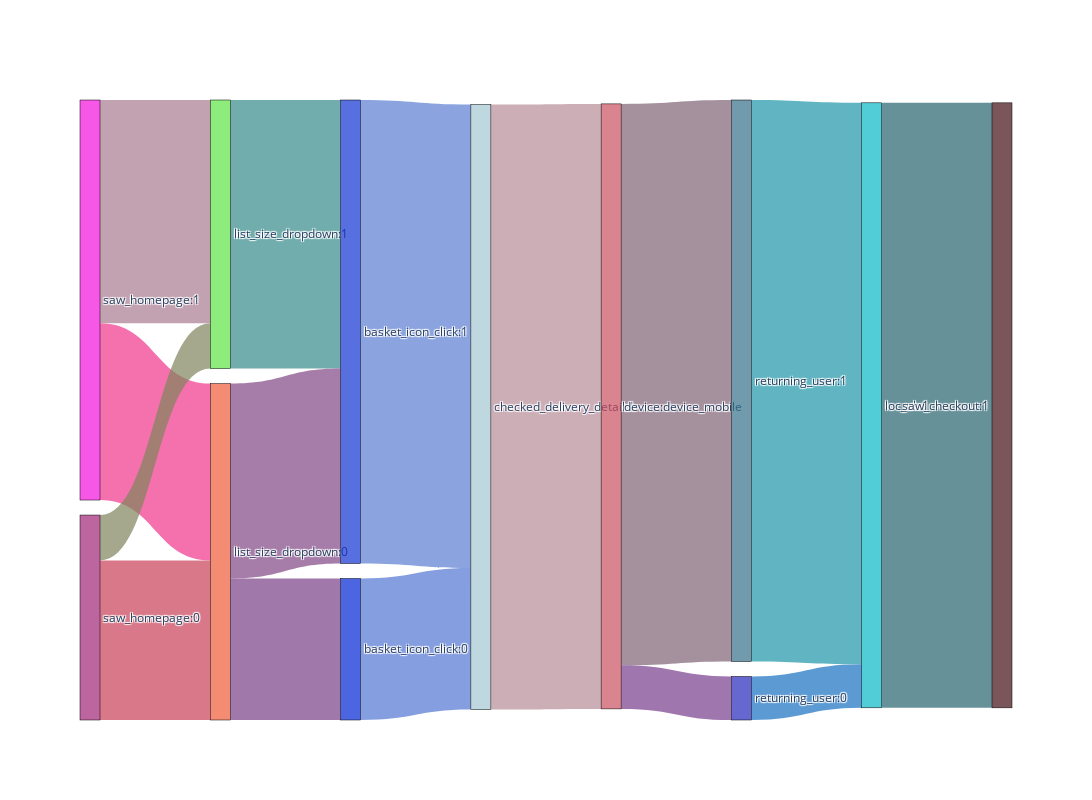

Notebook code for this chart:
### Code cell
plot = ParcatsSankeyPlot(top_10_actions_order_merged[columns_of_interest], columns_of_interest, chart='Sankey', w=1500)
fig = plot.create_plot()
fig.show()

### Figure 1 — Plotly figure (JSON) as saved in the notebook; plotly's stock layout.template omitted (floating-point values rounded to 4 significant figures)
{"data": [{"link": {"color": ["rgba(168,122,144,0.7)", "rgba(241,53,138,0.7)", "rgba(127,132,92,0.7)", "rgba(201,63,86,0.7)", "rgba(54,139,139,0.7)", "rgba(128,70,133,0.7)", "rgba(120,64,134,0.7)", "rgba(90,124,210,0.7)", "rgba(82,118,211,0.7)", "rgba(183,140,153,0.7)", "rgba(127,97,117,0.7)", "rgba(120,61,141,0.7)", "rgba(30,148,169,0.7)", "rgba(23,112,193,0.7)", "rgba(37,99,109,0.7)"], "source": [0, 0, 1, 1, 2, 3, 3, 4, 5, 6, 7, 7, 8, 9, 10], "target": [2, 3, 2, 3, 4, 4, 5, 6, 6, 7, 8, 9, 10, 10, 11], "value": [1287, 1020, 262, 920, 1549, 1124, 816, 2673, 816, 3489, 3238, 251, 3238, 251, 3489]}, "node": {"color": ["rgba(243,16,220,0.7)", "rgba(162,36,117,0.7)", "rgba(93,228,68,0.7)", "rgba(240,91,56,0.7)", "rgba(16,50,210,0.7)", "rgba(1,38,212,0.7)", "rgba(164,199,210,0.7)", "rgba(202,81,96,0.7)", "rgba(53,113,139,0.7)", "rgba(39,41,187,0.7)", "rgba(8,184,199,0.7)", "rgba(66,15,20,0.7)"], "label": ["saw_homepage:1", "saw_homepage:0", "list_size_dropdown:1", "list_size_dropdown:0", "basket_icon_click:1", "basket_icon_click:0", "checked_delivery_detail:1", "device:device_mobile", "returning_user:1", "returning_user:0", "loc_uk:1", "saw_checkout:1"], "line": {"color": "black", "width": 0.5}, "pad": 15, "thickness": 20}, "type": "sankey"}], "layout": {"height": 800, "width": 1500}}
